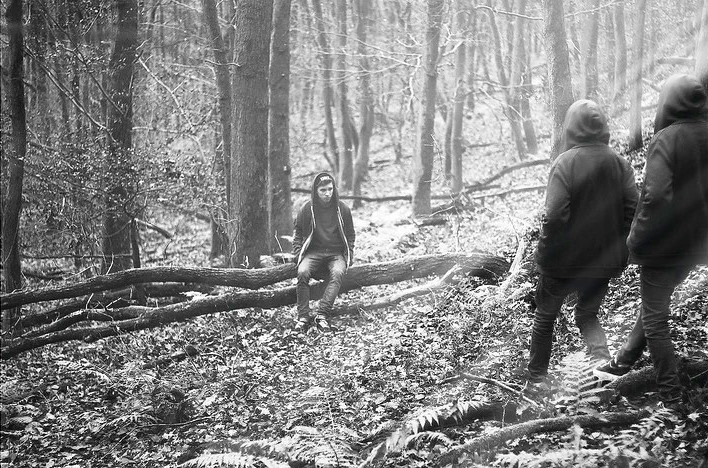
#> input picture 2023.08.28/contrast_Stretching/forest.jpg, 708 x 468 px, found by its file name
$ python Flipping1.py
#> lines starting #> are read from the running program, lines starting #| are printed output that depends on the picture
import cv2

img = cv2.imread(r'C:\Users\RISHABH\OneDrive - st.niituniversity.in\BOOKS\Digital Image Processing\DIP Codes\28.08.2023\contrast_Stretching\forest.jpg',0)
#> img: shape (468, 708); min 0, max 255, mean 131.5
cv2.imshow('original image',img)

row, col = img.shape
#> row = 468; col = 708

img = img[row-1: :-1, :]
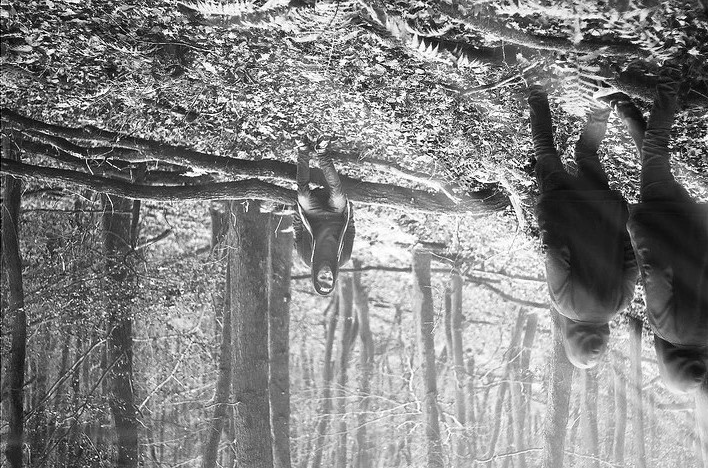
#> img: shape (468, 708); min 0, max 255, mean 131.5

cv2.imshow("Flipped", img);
cv2.waitKey(0)
cv2.destroyAllWindows()
